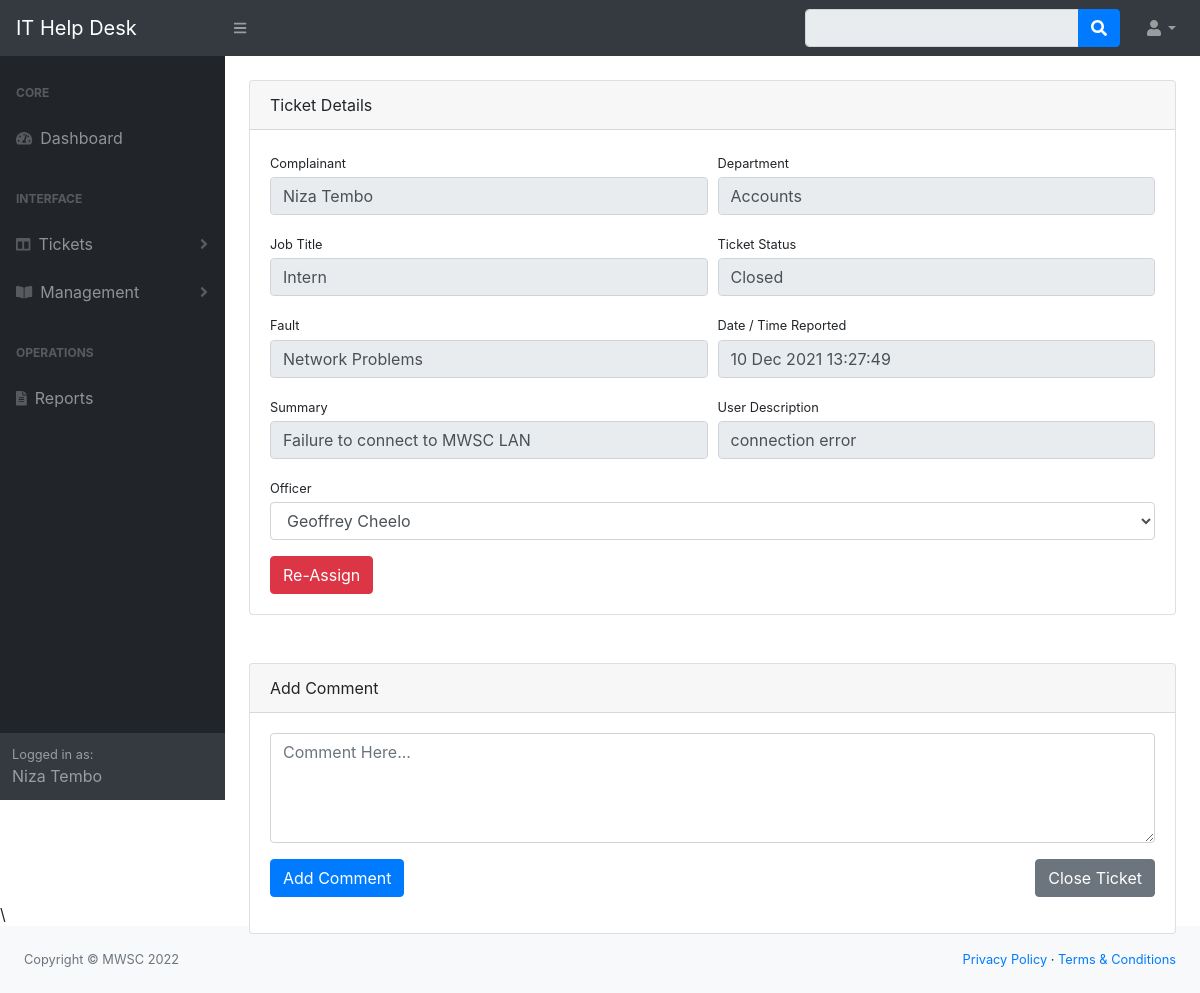
The app's page /superuser/dist/view_ticket.php?id=3 (signed in) with its own data.
### tables this page shows
CREATE TABLE `tickets` (
  `ticket_id` int(11) NOT NULL,
  `ticket_type_id` int(11) NOT NULL,
  `user_id` int(11) NOT NULL,
  `fault_time` varchar(50) DEFAULT NULL,
  `ticket_desc` text NOT NULL,
  `ticket_status` tinytext DEFAULT NULL,
  `date_closed` varchar(254) DEFAULT NULL,
  `ticket_no` varchar(254) NOT NULL,
  `action` varchar(254) DEFAULT NULL
);

CREATE TABLE `users` (
  `user_id` int(11) NOT NULL,
  `man_no` varchar(30) NOT NULL,
  `full_name` text NOT NULL,
  `email_address` varchar(100) NOT NULL,
  `department` text DEFAULT NULL,
  `job_title` text DEFAULT NULL,
  `role` text NOT NULL,
  `usr_password` varchar(254) NOT NULL
);

CREATE TABLE `ticket_type` (
  `ticket_type_id` int(11) NOT NULL,
  `staff_id` int(11) NOT NULL,
  `ticket_type` varchar(100) DEFAULT NULL,
  `problem_desc` varchar(100) DEFAULT NULL,
  `ticket_sla` varchar(254) NOT NULL
);

CREATE TABLE `it_staff` (
  `staff_id` int(11) NOT NULL,
  `man_no` varchar(30) NOT NULL,
  `full_name` text NOT NULL,
  `email_address` varchar(100) NOT NULL,
  `department` text DEFAULT NULL,
  `job_title` text DEFAULT NULL,
  `role` text NOT NULL,
  `usr_password` varchar(254) NOT NULL
);

### superuser/dist/includes/admin_model.php (called while the page is built, shortened)
<?php
class admin_model
{
    public function getTicket($id)
    {
        $db = new DBconnection();
        $dbConn = $db->getConnection();
        $sql = "SELECT users.full_name as username, ticket_type.staff_id, it_staff.full_name as staff,
        users.department, users.job_title, tickets.user_id, users.job_title,tickets.ticket_desc,
        tickets.ticket_status, ticket_type.ticket_type, ticket_type.problem_desc,
        tickets.fault_time, ticket_type.ticket_sla, tickets.ticket_no FROM tickets
        INNER JOIN ticket_type ON ticket_type.ticket_type_id = tickets.ticket_type_id
        INNER JOIN users ON users.user_id = tickets.user_id
        INNER JOIN it_staff ON it_staff.staff_id = ticket_type.staff_id
        WHERE tickets.ticket_id='$id'";
        return $dbConn->query($sql);
    }
}

### superuser/dist/view_ticket.php (the view, shortened to what this page needs)
<?php
include "includes/header.php";
include "includes/navbar.php";
include "includes/admin_model.php";
$admin = new admin_model();
$id = $_GET['id'];
$data = $admin->getTicket($id);
$ticket = $data->fetch(PDO::FETCH_ASSOC);
?>
<div id="layoutSidenav_content">
             <main>
             <div class="container-fluid">
                        <br>
                        <div class="card mb-4">
                        <div class="card-header">
                               Ticket Details
                    </div>
                <div class="card-body">
                <form method='POST' class='form-horizontal'>
                         <div class="form-row">
                            <div class="col-md-6">
                                <div class="form-group">
                                    <label class="small mb-1" for="man_no">Complainant</label>
                                    <input class="form-control" value="<?=$ticket['username']?>" name="full_name" id="full_name" type="text" disabled>
                                 </div>
                            </div>
                            <div class="col-md-6">
                                <div class="form-group">
                                    <label class="small mb-1" for="department">Department</label>
                                    <input class="form-control" value="<?=$ticket['department']?>" name="department" id="department" type="text" disabled>
                                </div>
                            </div>
                        </div>
                        <div class="form-row">
                         <div class="col-md-6">
                                <div class="form-group">
                                    <label class="small mb-1" for="title">Job Title</label>
                                    <input class="form-control" value="<?=$ticket['job_title'];?>" name="title" id="title" type="text" disabled>
                                 </div>
                            </div>
                            <div class="col-md-6">
                                <div class="form-group">
                                    <label class="small mb-1" for="title">Ticket Status</label>
                                    <input class="form-control" value="<?=$ticket['ticket_status'];?>" name="status" id="status" type="text" disabled>
                                 </div>
                            </div>
                       </div>
                        <div class="form-row">
                            <div class="col-md-6">
                                <div class="form-group">
                                    <label class="small mb-1" for="email">Fault</label>
                                    <input class="form-control" value="<?=$ticket['ticket_type']?>" name="fault" id="fault" type="text" disabled>
                                </div>
                            </div>
                            <div class="col-md-6">
                                <div class="form-group">
                                    <label class="small mb-1" for="date_time">Date / Time Reported</label>
                                    <input class="form-control" value="<?=$ticket['fault_time'];?>" name="date_time" id="date_time" type="text" disabled>
                                </div>
                            </div>
                        </div>
                        <div class="form-row">
                        <div class="col-md-6">
                                <div class="form-group">
                                    <label class="small mb-1" for="email">Summary</label>
                                    <input class="form-control"  id="desc" name="desc" value="<?=$ticket['problem_desc'];?>" placeholder="Description" disabled>
                                </div>
                            </div>
                            <div class="col-md-6">
                                <div class="form-group">
                                    <label class="small mb-1" for="email">User Description</label>
                                    <input class="form-control"  id="desc" name="desc" value="<?=$ticket['ticket_desc'];?>" placeholder="Description" disabled>
                                </div>
                            </div>
                        </div>
                        <div class="form-row">
                            <div class="col-md-12">
                               <div class="form-group">
                                <label class="small mb-1" for="officer">Officer</label>
                                    <select class='form-control' name='officer' id='officer'  required>
                                    <option value="<?=$ticket['staff_id']?>"><?=$ticket['staff'] ?></option>
                                    </select>
                                </div>
                            </div>
                       </div>
                       <div class="form-group">
                            <input class="btn btn-danger" style="float: left;" type="submit" value="Re-Assign" onclick="return confirm('Re-assign  Ticket..?');"  name="re_assign">
                        </div>
                      </form>
                    </div>
                </div>
             </div>
             <div class="container-fluid">
                        <br>
                        <div class="card mb-4">
                        <div class="card-header">
                               Add Comment
                    </div>
                    <div class="card-body">
                    <form method='POST' class='form-horizontal'>
                        <div class="form-row">
                            <div class="col-md-12">
                                <div class="form-group">
                                    <textarea class="form-control"  id="desc" name="comment_desc"  rows="4" placeholder="Comment Here..."></textarea>
                                </div>
                            </div>
                        </div>
                        <div class="form-group">
                            <input class="btn btn-primary" id="submit" type="submit" name="add_comment" value="Add Comment" onclick="return confirm('Add Comment..?');">
                            <input class="btn btn-secondary" style="float: right;" type="submit" value="Close Ticket" onclick="return confirm('Close  Ticket..?');"  name="close_ticket">
                        </div>
                        </div>
                        </div>
                    </div>
                </div>
             </div>
\
<?php
    include 'includes/footer.php';
?>

### records on screen
tickets: full_name "Niza Tembo", department "Accounts", title "Intern", status "Closed", fault "Network Problems", date_time "10 Dec 2021 13:27:49", desc "Failure to connect to MWSC LAN", desc "connection error", officer "Geoffrey Cheelo"

### other values on screen
$_SESSION['name'] "Niza Tembo"
